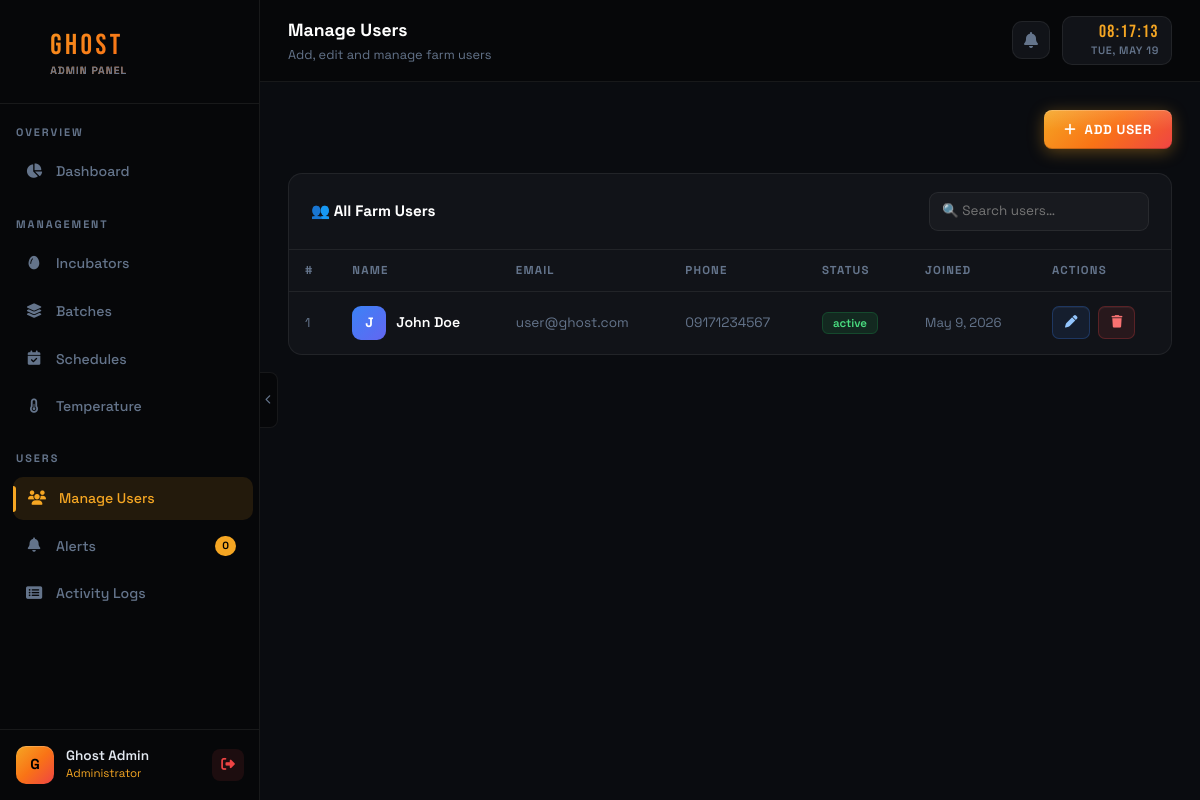
The page /admin/users.php (signed in) on the database its author committed.
### tables this page shows
CREATE TABLE `users` (
  `id` int(11) NOT NULL,
  `full_name` varchar(100) NOT NULL,
  `email` varchar(150) NOT NULL,
  `password` varchar(255) NOT NULL,
  `profile_pic` varchar(255) DEFAULT NULL,
  `phone` varchar(20) DEFAULT NULL,
  `status` enum('active','inactive','suspended') DEFAULT 'active',
  `created_at` timestamp NOT NULL DEFAULT current_timestamp(),
  `updated_at` timestamp NOT NULL DEFAULT current_timestamp() ON UPDATE current_timestamp()
);

### includes/config.php (called while the page is built, shortened)
<?php
function getDB() {
    static $pdo = null;
    if ($pdo === null) {
        try {
            $pdo = new PDO(
                "mysql:host=" . DB_HOST . ";dbname=" . DB_NAME . ";charset=utf8",
                DB_USER,
                DB_PASS,
                array(
                    PDO::ATTR_ERRMODE            => PDO::ERRMODE_EXCEPTION,
                    PDO::ATTR_DEFAULT_FETCH_MODE => PDO::FETCH_ASSOC,
                    PDO::ATTR_EMULATE_PREPARES   => false
                )
            );
        } catch (PDOException $e) {
            die(json_encode(array('success' => false, 'message' => 'Database connection failed: ' . $e->getMessage())));
        }
    }
    return $pdo;
}
function getCurrentAdmin() {
    $pdo  = getDB();
    $stmt = $pdo->prepare("SELECT * FROM admins WHERE id = ?");
    $stmt->execute(array($_SESSION['admin_id']));
    return $stmt->fetch();
}

### admin/users.php (the view, shortened to what this page needs)
<?php
$pageTitle    = 'Manage Users';
$pageSubtitle = 'Add, edit and manage farm users';
$activePage   = 'users';
require_once 'header.php';
$pdo   = getDB();
$users = $pdo->query("SELECT * FROM users ORDER BY created_at DESC")->fetchAll();
?>
<div class="d-flex justify-content-between align-items-center mb-4">
  <button class="btn-ghost" id="btnOpenAdd"><i class="fas fa-plus me-2"></i>Add User</button>
</div>
<div class="ghost-panel">
  <div class="ghost-panel-header d-flex justify-content-between align-items-center">
    <span class="ghost-panel-title">👥 All Farm Users</span>
    <input type="text" id="searchUsers" class="form-control-ghost"
           placeholder="🔍 Search users…"
           style="width:220px;padding:8px 12px;font-size:0.84rem;">
  </div>
  <div class="ghost-panel-body p-0">
    <table class="ghost-table" id="usersTable">
      <thead>
        <tr>
          <th>#</th><th>Name</th><th>Email</th><th>Phone</th>
          <th>Status</th><th>Joined</th><th>Actions</th>
        </tr>
      </thead>
      <tbody>
      <?php foreach ($users as $u): ?>
        <?php
          $s   = $u['status'];
          $cls = ($s === 'active') ? 'active' : (($s === 'suspended') ? 'error' : 'idle');
        ?>
        <tr>
          <td style="color:var(--ghost-muted);font-size:0.8rem;"><?= (int)$u['id'] ?></td>
          <td>
            <div style="font-weight:600;color:white;display:flex;align-items:center;gap:10px;">
              <div style="width:34px;height:34px;border-radius:9px;background:linear-gradient(135deg,#3b82f6,#6366f1);
                          display:flex;align-items:center;justify-content:center;font-weight:700;font-size:0.85rem;color:white;">
                <?= strtoupper(substr($u['full_name'], 0, 1)) ?>
              </div>
              <?= htmlspecialchars($u['full_name']) ?>
            </div>
          </td>
          <td style="color:var(--ghost-muted);font-size:0.85rem;"><?= htmlspecialchars($u['email']) ?></td>
          <td style="color:var(--ghost-muted);font-size:0.85rem;"><?= htmlspecialchars($u['phone'] ?? '—') ?></td>
          <td><span class="badge-<?= $cls ?>"><?= htmlspecialchars($s) ?></span></td>
          <td style="color:var(--ghost-muted);font-size:0.82rem;"><?= date('M j, Y', strtotime($u['created_at'])) ?></td>
          <td>
            <div class="d-flex gap-2">
              <button class="btn-edit-ghost btn-edit-user"
                      data-id="<?= (int)$u['id'] ?>"
                      data-name="<?= htmlspecialchars($u['full_name'],    ENT_QUOTES) ?>"
                      data-email="<?= htmlspecialchars($u['email'],       ENT_QUOTES) ?>"
                      data-phone="<?= htmlspecialchars($u['phone'] ?? '', ENT_QUOTES) ?>"
                      data-status="<?= htmlspecialchars($u['status'],     ENT_QUOTES) ?>">
                <i class="fas fa-pen"></i>
              </button>
              <button class="btn-danger-ghost btn-delete-user"
                      data-id="<?= (int)$u['id'] ?>"
                      data-name="<?= htmlspecialchars($u['full_name'], ENT_QUOTES) ?>">
                <i class="fas fa-trash"></i>
              </button>
            </div>
          </td>
        </tr>
      <?php endforeach; ?>
      </tbody>
    </table>
  </div>
</div>
<?php require_once 'footer.php'; ?>

### admin/header.php (shortened to what this page needs)
<?php require_once '../includes/config.php'; requireAdmin(); $admin = getCurrentAdmin(); ?>
<!DOCTYPE html>
<html lang="en">
<head>
<link href="https://cdnjs.cloudflare.com/ajax/libs/bootstrap/5.3.2/css/bootstrap.min.css" rel="stylesheet">
<link href="https://cdnjs.cloudflare.com/ajax/libs/font-awesome/6.5.0/css/all.min.css" rel="stylesheet">
<link href="https://cdnjs.cloudflare.com/ajax/libs/Chart.js/4.4.1/chart.min.css" rel="stylesheet">
</head>
<body>
<div id="sidebarPull" onclick="toggleSidebarCollapse()" title="Toggle sidebar">
  <i class="fas fa-chevron-left"></i>
</div>
<nav id="sidebar">
  <div class="sidebar-inner">
  <div class="sidebar-brand">
    <i class="fas fa-egg" style="font-size:1.4rem;opacity:0.8;"></i>
    <div>
      GHOST
      <span class="sidebar-brand-sub">Admin Panel</span>
    </div>
  </div>
  <div class="sidebar-section">Overview</div>
  <div class="nav-item"><a href="dashboard.php" class="nav-link-ghost <?= ($activePage??'')=='dashboard'?'active':'' ?>"><span class="nav-icon"><i class="fas fa-chart-pie"></i></span> Dashboard</a></div>
  <div class="sidebar-section">Management</div>
  <div class="nav-item"><a href="incubators.php" class="nav-link-ghost <?= ($activePage??'')=='incubators'?'active':'' ?>"><span class="nav-icon"><i class="fas fa-egg"></i></span> Incubators</a></div>
  <div class="nav-item"><a href="batches.php" class="nav-link-ghost <?= ($activePage??'')=='batches'?'active':'' ?>"><span class="nav-icon"><i class="fas fa-layer-group"></i></span> Batches</a></div>
  <div class="nav-item"><a href="schedules.php" class="nav-link-ghost <?= ($activePage??'')=='schedules'?'active':'' ?>"><span class="nav-icon"><i class="fas fa-calendar-check"></i></span> Schedules</a></div>
  <div class="nav-item"><a href="temperature.php" class="nav-link-ghost <?= ($activePage??'')=='temperature'?'active':'' ?>"><span class="nav-icon"><i class="fas fa-thermometer-half"></i></span> Temperature</a></div>
  <div class="sidebar-section">Users</div>
  <div class="nav-item"><a href="users.php" class="nav-link-ghost <?= ($activePage??'')=='users'?'active':'' ?>"><span class="nav-icon"><i class="fas fa-users"></i></span> Manage Users</a></div>
  <div class="nav-item"><a href="alerts.php" class="nav-link-ghost <?= ($activePage??'')=='alerts'?'active':'' ?>"><span class="nav-icon"><i class="fas fa-bell"></i></span> Alerts <span class="badge-count" id="alertCount">0</span></a></div>
  <div class="nav-item"><a href="logs.php" class="nav-link-ghost <?= ($activePage??'')=='logs'?'active':'' ?>"><span class="nav-icon"><i class="fas fa-list-alt"></i></span> Activity Logs</a></div>
  <div class="sidebar-user">
    <div class="user-avatar"><?= strtoupper(substr($admin['full_name'],0,1)) ?></div>
    <div><div class="user-name"><?= htmlspecialchars($admin['full_name']) ?></div><div class="user-role">Administrator</div></div>
    <button onclick="document.getElementById('logoutModal').style.display='flex'" class="logout-btn" title="Logout" style="border:none;"><i class="fas fa-sign-out-alt" style="font-size:0.85rem;"></i></button>
  </div>
  </div>
</nav>
<div id="main">
  <div class="topbar">
    <div>
      <div class="topbar-title"><?= $pageTitle ?? 'Dashboard' ?></div>
      <div class="topbar-sub"><?= $pageSubtitle ?? 'GHOST Incubator System' ?></div>
    </div>
    <div class="topbar-right">
      <div class="alert-bell" onclick="window.location.href='alerts.php'"><i class="fas fa-bell"></i><span class="bell-dot" id="bellDot" style="display:none"></span></div>
      <div class="topbar-clock">
        <div class="clock-time" id="clockTime">--:--:--</div>
        <div class="clock-date" id="clockDate">--- -- ----</div>
      </div>
    </div>
  </div>
  <div class="page-content">

### admin/footer.php (style rules this page uses)
.btn-ghost,.btn-edit-ghost,.btn-danger-ghost { position:relative;overflow:hidden; }

### rows shown on the page
users: id "1", full_name "J", full_name "John Doe", email "user@ghost.com", phone "09171234567", status "active", created_at "May 9, 2026"

### other values the page prints
substr($admin['full_name'],0,1) "G"
$admin['full_name'] "Ghost Admin"
$pageTitle "Manage Users"
$pageSubtitle "Add, edit and manage farm users"
